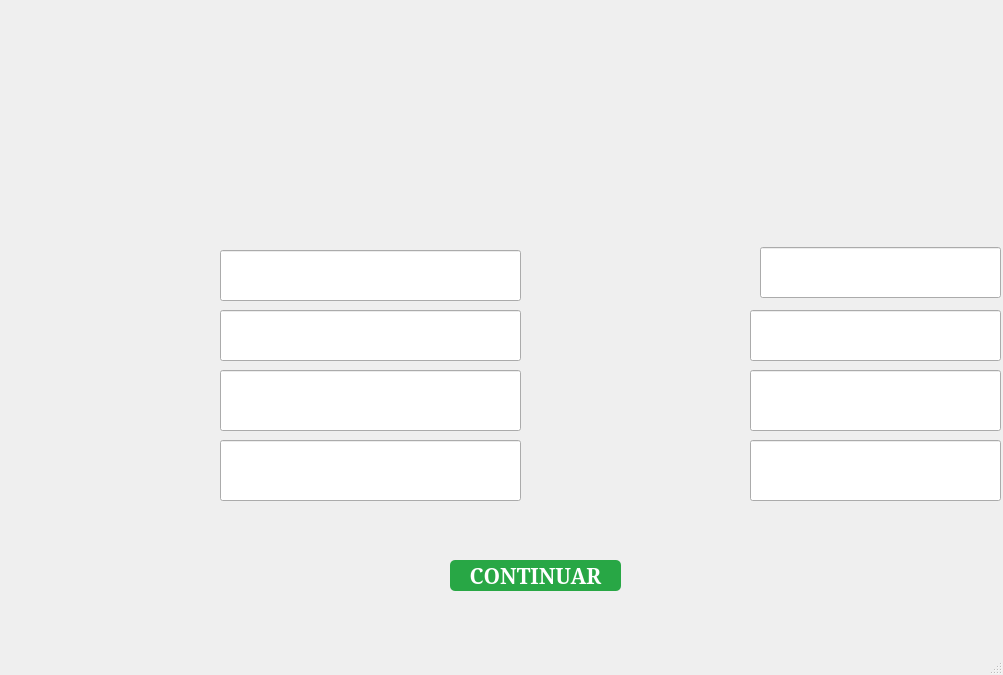
<?xml version="1.0" encoding="UTF-8"?>
<ui version="4.0">
 <class>MainWindow</class>
 <widget class="QMainWindow" name="MainWindow">
  <property name="geometry">
   <rect>
    <x>0</x>
    <y>0</y>
    <width>1003</width>
    <height>675</height>
   </rect>
  </property>
  <property name="windowTitle">
   <string>Ventana4</string>
  </property>
  <widget class="QWidget" name="centralwidget">
   <widget class="QLabel" name="label">
    <property name="geometry">
     <rect>
      <x>0</x>
      <y>0</y>
      <width>1011</width>
      <height>661</height>
     </rect>
    </property>
    <property name="minimumSize">
     <size>
      <width>200</width>
      <height>0</height>
     </size>
    </property>
    <property name="font">
     <font>
      <family>Cooper Black</family>
      <pointsize>18</pointsize>
     </font>
    </property>
    <property name="text">
     <string/>
    </property>
    <property name="pixmap">
     <pixmap>image.png</pixmap>
    </property>
   </widget>
   <widget class="QLineEdit" name="lineEdit">
    <property name="geometry">
     <rect>
      <x>220</x>
      <y>440</y>
      <width>301</width>
      <height>61</height>
     </rect>
    </property>
    <property name="styleSheet">
     <string notr="true"/>
    </property>
   </widget>
   <widget class="QLineEdit" name="lineEdit_2">
    <property name="geometry">
     <rect>
      <x>220</x>
      <y>370</y>
      <width>301</width>
      <height>61</height>
     </rect>
    </property>
   </widget>
   <widget class="QLineEdit" name="lineEdit_3">
    <property name="geometry">
     <rect>
      <x>750</x>
      <y>370</y>
      <width>251</width>
      <height>61</height>
     </rect>
    </property>
   </widget>
   <widget class="QLineEdit" name="lineEdit_4">
    <property name="geometry">
     <rect>
      <x>220</x>
      <y>310</y>
      <width>301</width>
      <height>51</height>
     </rect>
    </property>
   </widget>
   <widget class="QLineEdit" name="lineEdit_5">
    <property name="geometry">
     <rect>
      <x>750</x>
      <y>310</y>
      <width>251</width>
      <height>51</height>
     </rect>
    </property>
   </widget>
   <widget class="QLineEdit" name="lineEdit_6">
    <property name="geometry">
     <rect>
      <x>760</x>
      <y>247</y>
      <width>241</width>
      <height>51</height>
     </rect>
    </property>
   </widget>
   <widget class="QLineEdit" name="lineEdit_7">
    <property name="geometry">
     <rect>
      <x>220</x>
      <y>250</y>
      <width>301</width>
      <height>51</height>
     </rect>
    </property>
   </widget>
   <widget class="QLineEdit" name="lineEdit_8">
    <property name="geometry">
     <rect>
      <x>750</x>
      <y>440</y>
      <width>251</width>
      <height>61</height>
     </rect>
    </property>
   </widget>
   <widget class="QPushButton" name="pushButton">
    <property name="geometry">
     <rect>
      <x>450</x>
      <y>560</y>
      <width>171</width>
      <height>31</height>
     </rect>
    </property>
    <property name="font">
     <font>
      <family>Constantia</family>
      <pointsize>16</pointsize>
      <weight>75</weight>
      <bold>true</bold>
     </font>
    </property>
    <property name="styleSheet">
     <string notr="true">QPushButton {
    background-color: #28a745;  /* Color de fondo verde */
    color: white;               /* Color del texto */
    border-radius: 5px;         /* Bordes redondeados */
    padding: 5px;               /* Espacio interno */
}
QPushButton:hover {
    background-color: #218838;  /* Color cuando el mouse pasa encima */
}
QPushButton:pressed {
    background-color: #1e7e34;  /* Color cuando el botón es presionado */
}
</string>
    </property>
    <property name="text">
     <string>CONTINUAR</string>
    </property>
   </widget>
  </widget>
  <widget class="QMenuBar" name="menubar">
   <property name="geometry">
    <rect>
     <x>0</x>
     <y>0</y>
     <width>1003</width>
     <height>20</height>
    </rect>
   </property>
  </widget>
  <widget class="QStatusBar" name="statusbar"/>
 </widget>
 <resources/>
 <connections/>
</ui>
